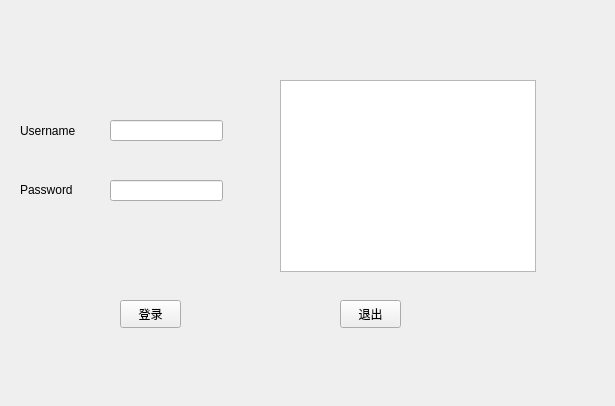
<?xml version="1.0" encoding="UTF-8"?>
<ui version="4.0">
 <class>Form</class>
 <widget class="QWidget" name="Form">
  <property name="geometry">
   <rect>
    <x>0</x>
    <y>0</y>
    <width>615</width>
    <height>406</height>
   </rect>
  </property>
  <property name="windowTitle">
   <string>Form</string>
  </property>
  <widget class="QLabel" name="username_lable">
   <property name="geometry">
    <rect>
     <x>20</x>
     <y>120</y>
     <width>101</width>
     <height>21</height>
    </rect>
   </property>
   <property name="text">
    <string>Username</string>
   </property>
  </widget>
  <widget class="QLineEdit" name="input_username">
   <property name="geometry">
    <rect>
     <x>110</x>
     <y>120</y>
     <width>113</width>
     <height>21</height>
    </rect>
   </property>
   <property name="text">
    <string/>
   </property>
  </widget>
  <widget class="QLabel" name="password_lable">
   <property name="geometry">
    <rect>
     <x>20</x>
     <y>180</y>
     <width>101</width>
     <height>20</height>
    </rect>
   </property>
   <property name="text">
    <string>Password</string>
   </property>
  </widget>
  <widget class="QLineEdit" name="input_password">
   <property name="geometry">
    <rect>
     <x>110</x>
     <y>180</y>
     <width>113</width>
     <height>21</height>
    </rect>
   </property>
  </widget>
  <widget class="QTextBrowser" name="show_text">
   <property name="geometry">
    <rect>
     <x>280</x>
     <y>80</y>
     <width>256</width>
     <height>192</height>
    </rect>
   </property>
  </widget>
  <widget class="QPushButton" name="go_btn">
   <property name="geometry">
    <rect>
     <x>120</x>
     <y>300</y>
     <width>61</width>
     <height>28</height>
    </rect>
   </property>
   <property name="text">
    <string>登录</string>
   </property>
  </widget>
  <widget class="QPushButton" name="exit_btn">
   <property name="geometry">
    <rect>
     <x>340</x>
     <y>300</y>
     <width>61</width>
     <height>28</height>
    </rect>
   </property>
   <property name="text">
    <string>退出</string>
   </property>
  </widget>
 </widget>
 <resources/>
 <connections/>
</ui>
